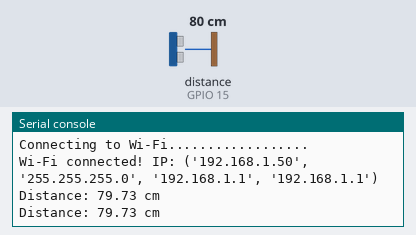
Simulated run of this program. Board: ESP32 board running MicroPython. On the bench: the last lines printed to the serial console. Inputs (shaded band) come from the test bench; at power-on: distance to the obstacle (sensor on GPIO 15) 80 cm. The echo pulse lasts 58.3 µs per cm; WiFi joins after 1.5 s.

Above: at 2.7 s.
2.8 s: distance to the obstacle (sensor on GPIO 15) set to 32 cm
At 4.1 s:
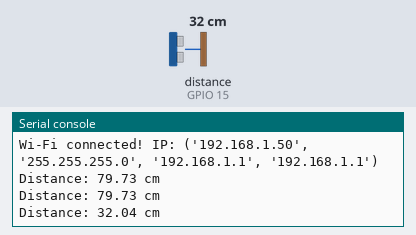
4.3 s: distance to the obstacle (sensor on GPIO 15) set to 29 cm
At 4.9 s:
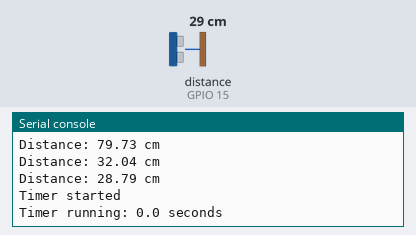
Timing chart, 0 to 7.3 s (numbered marks = the images above; inputs shaded):
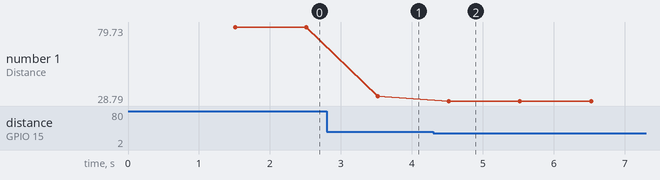

The program:

main.py
```python
import machine
import utime
import network
import urequests
import json

# === Wi-Fi 연결 ===
ssid = "Wokwi-GUEST"
password = ""

sta_if = network.WLAN(network.STA_IF)
sta_if.active(True)
print("Connecting to Wi-Fi...", end="")
sta_if.connect(ssid, password)
while not sta_if.isconnected():
    print(".", end="")
    utime.sleep(0.1)
print("\nWi-Fi connected! IP:", sta_if.ifconfig())

# === Webhook API URL ===
API_URL = "https://hooks.zapier.com/hooks/catch/25312579/usj5m2p/"

# === 초음파 핀 설정 ===
TRIGGER_PIN = machine.Pin(4, machine.Pin.OUT)
ECHO_PIN    = machine.Pin(15, machine.Pin.IN)

# === 타이머 변수 ===
timer_running     = False
timer_start       = 0
time_rate_per_hour = 6000  # KRW/hour

# === 거리 측정 함수 ===
def get_distance(timeout_us=30000):
    TRIGGER_PIN.value(0)
    utime.sleep_us(2)
    TRIGGER_PIN.value(1)
    utime.sleep_us(10)
    TRIGGER_PIN.value(0)

    start_wait = utime.ticks_us()
    pulse_start = None
    pulse_end = None

    # Echo가 HIGH 될 때까지 대기
    while ECHO_PIN.value() == 0:
        if utime.ticks_diff(utime.ticks_us(), start_wait) > timeout_us:
            return -1  # timeout
        pulse_start = utime.ticks_us()

    # Echo가 LOW 될 때까지 대기
    while ECHO_PIN.value() == 1:
        if utime.ticks_diff(utime.ticks_us(), start_wait) > timeout_us:
            return -1  # timeout
        pulse_end = utime.ticks_us()

    if pulse_start is None or pulse_end is None:
        return -1  # 안전 장치

    pulse_duration = utime.ticks_diff(pulse_end, pulse_start)
    distance = pulse_duration * 0.0343 / 2  # cm

    # 최소 거리 제한 (2cm 미만이면 2cm로 처리)
    if distance < 2:
        distance = 2

    return distance


# === 메인 루프 ===
while True:
    distance = get_distance()

    if distance == -1:
        print("Distance: less than 2cm")
    else:
        print("Distance:", round(distance,2), "cm")

    # 30cm 이하이면 타이머 시작
    if distance <= 30 and not timer_running:
        timer_running = True
        timer_start = utime.ticks_ms()
        print("Timer started")

    # 타이머 진행 중
    if timer_running:
        elapsed_ms = utime.ticks_diff(utime.ticks_ms(), timer_start)
        print("Timer running:", round(elapsed_ms/1000,2), "seconds")

        # 거리 > 30cm이면 타이머 종료 및 Webhook 전송
        if distance > 30:
            timer_running = False
            elapsed_sec = elapsed_ms / 1000
            elapsed_hour = elapsed_sec / 3600
            cost = elapsed_hour * time_rate_per_hour
            print("Timer stopped")
            print("Total elapsed time:", round(elapsed_sec,2), "seconds")
            print("Charge: approx", round(cost,2), "KRW")

            # Webhook.site로 JSON 전송
            data = {"elapsed_sec": round(elapsed_sec,2), "cost": round(cost,2)}
            try:
                response = urequests.post(API_URL, json=data)
                print("Sent data to Webhook, status code:", response.status_code)
                response.close()
            except Exception as e:
                print("Failed to send data:", e)

    utime.sleep(1)
```

Measured:
- the behaviour switches between 31 and 30 cm on distance to the obstacle (sensor on GPIO 15) (found by bisection; images 1 and 2)
- after the input at 2.8 s, the serial console: prints a new line after 0.72 s (image 1)
- after the input at 4.3 s, the serial console: prints a new line after 0.22 s (image 2)
- plotted number 1: 79.73 → 32.04 after the input at 2.8 s, 32.04 → 28.79 after the input at 4.3 s
